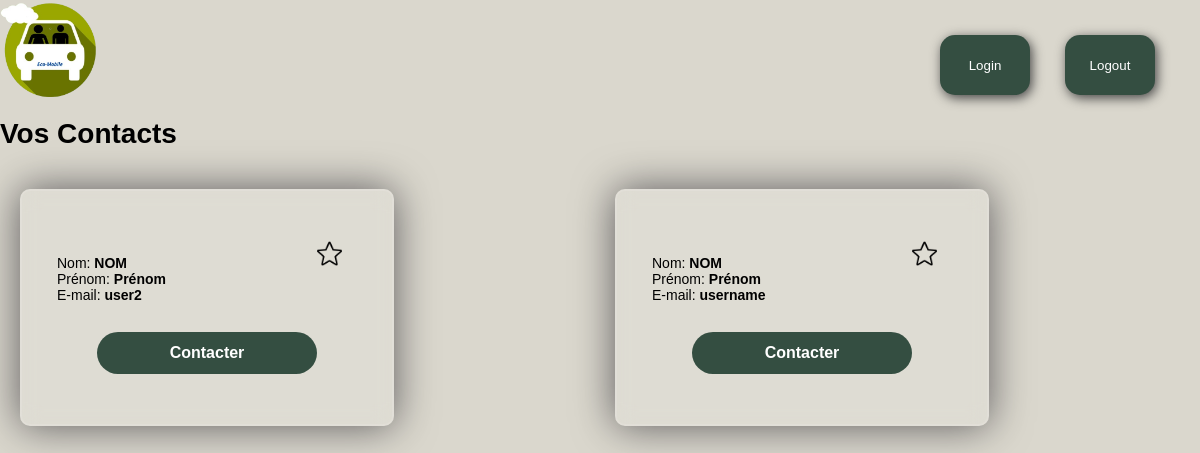
/contacts, run on an earlier commit of the app's database.
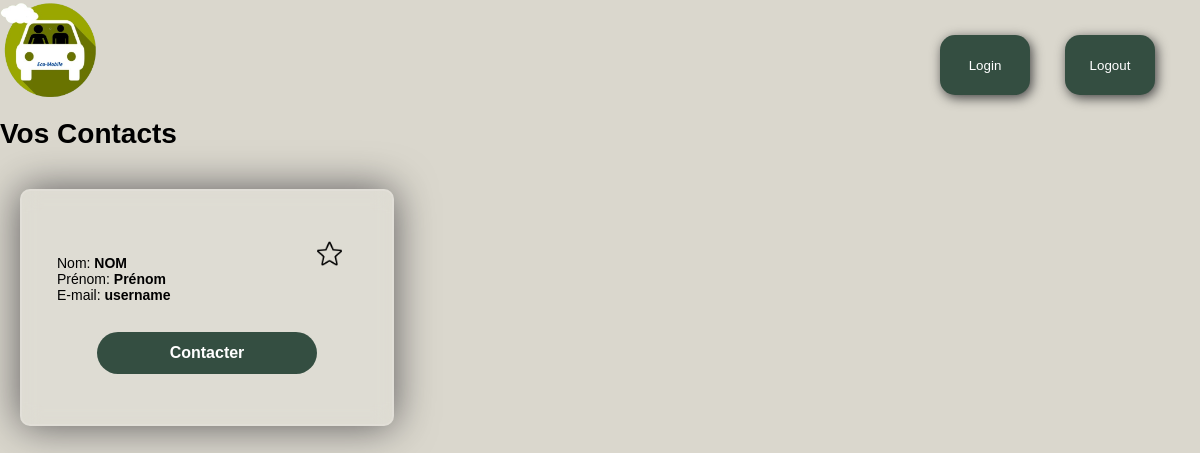
And on a later commit of the database.
### tables this page shows
CREATE TABLE identifiants (
	id INTEGER PRIMARY KEY AUTOINCREMENT,
	nom VARCHAR(100),
	prenom VARCHAR(100),
	numero VARCHAR(10),
	lat REAL,
	long REAL,
	username VARCHAR(255), -- Longueur maximale standard pour une adresse e-mail
	password VARCHAR(255), -- Longueur maximale pour le mot de passe
	creation_date TIMESTAMP DEFAULT CURRENT_TIMESTAMP,
	last_login TIMESTAMP,
	status BOOLEAN DEFAULT 0, -- TRUE pour activé, FALSE pour désactivé
	is_admin BOOLEAN DEFAULT 0 -- TRUE pour administrateur, FALSE pour utilisateur standard
);

### main.py (the view)
@app.route('/contacts')
def contacts():
	db, cursor = connect_db()
	cursor.execute(f"SELECT nom, prenom, username FROM identifiants WHERE username != '{get_username(request)}' ORDER BY last_login;")
	contacts = cursor.fetchall()
	return render_template('contacts.html', contacts=contacts)

### main.py (called while the page is built)
def connect_db(name='db.sqlite'):
	connection = sqlite3.connect(name)
	return connection, connection.cursor()

@app.before_request
def before_request():
	if not get_username(request) and not (request.path.endswith('.css') or request.path.endswith('.js') or request.path.endswith('.png') or request.path.endswith('.jpg') or request.path.endswith('.ico') or request.path.startswith('/login') or request.path.startswith('/signup') or request.path.startswith('/verif') or request.path.startswith('/')):
		return redirect('/login?message=Veuillez vous connecter pour continuer')

def get_username(request): # get username from crypted cookie
	try:
		cookie = request.cookies.get(COOKIE_NAME)
		if cookie is not None:
			username = get_cookies_fernet(MASTER_KEY).decrypt(cookie.encode('utf-8')).decode('utf-8')
		else:
			username = None
	except InvalidToken:
		username = None
	return username

### templates/contacts.html (shortened to what this page needs)
<!DOCTYPE html>
<html lang="fr">
<head>
	<link rel="stylesheet" href="/static/style.css">
</head>
<body>
    <a href= "/"><img src="/static/Images/logo.png" class="logo" alt="Logo" /></a>
    <button class="buttonLog" id="buttonLogIn" onclick="location.href='/login'">Login</button>
    <button class="buttonLog" id="buttonLogOut" onclick="location.href='/logout'">Logout</button>
    <h1 class="main-title">Vos Contacts</h1>
    <div class="contactContainer">
    {% for contact in contacts %}
        <form action="/chat" method="get" class="formContacts">
                <img src="/static/Images/star.png" id="imgNonefav" class="defaut-fav" onclick="changeClass()">
                <p>Nom: <b> {{ contact[0] }} </b><br>
                    Prénom: <b> {{ contact[1] }} </b><br>
                    E-mail: <b> {{ contact[2] }} </b></p>
                <center><button type="submit">Contacter</button></center>
        </form>
    {% endfor %}
    </div>
</body>
</html>

### static/style.css (style rules this page uses)
body { margin-bottom: 10px; margin: 0 auto; font-family: Arial, Helvetica, sans-serif; font-size: 14px; color: black; background-color: #dad7cd; background-repeat: no-repeat; background-size: cover; }
.logo { height: 100px; width: 100px; }
.buttonLog { position: absolute; justify-content: space-between; height: 60px; width: 90px; margin-inline: 20px; text-decoration: none; color: #ffffff; background-color: #344e41; border-radius:15px; box-shadow: 2px 3px 12px #444444; border: none; margin-top: 10px; }
#buttonLogOut { top: 25px; right: 25px; }
#buttonLogIn { top: 25px; right: 150px; }
button[type="submit"],.valider { position: relative; width: 100%; padding: 12px; border-radius: 20px; background-color: #344e41; color: white; font-size: 16px; font-weight: bold; cursor: pointer; transition: background-color 0.3s ease; border-radius: 35em; width: 220px; margin-top: 15px; border: none; }
h1 { margin-top:15px; border: none; }
a { color:#363636 }
.formContacts { width: 300px; background-color: rgba(255,255,255,0.13); position: flex; border-radius: 10px; backdrop-filter: blur(10px); border: 2px solid rgba(255,255,255,0.1); box-shadow: 0 0 40px rgba(8,7,16,0.6); padding: 50px 35px; margin: 5px; }
.contactContainer { padding: 15px; display: grid; gap: 20px; grid-template-columns: repeat(auto-fill, minmax(400px, 1fr)); }
img.defaut-fav { position: absolute; right: 50px; width: 25px; height: 25px; display: block; }

What changed in the data, as far as the page shows it:
removed identifiants: nom "NOM", prenom "Prénom", username "user2"
